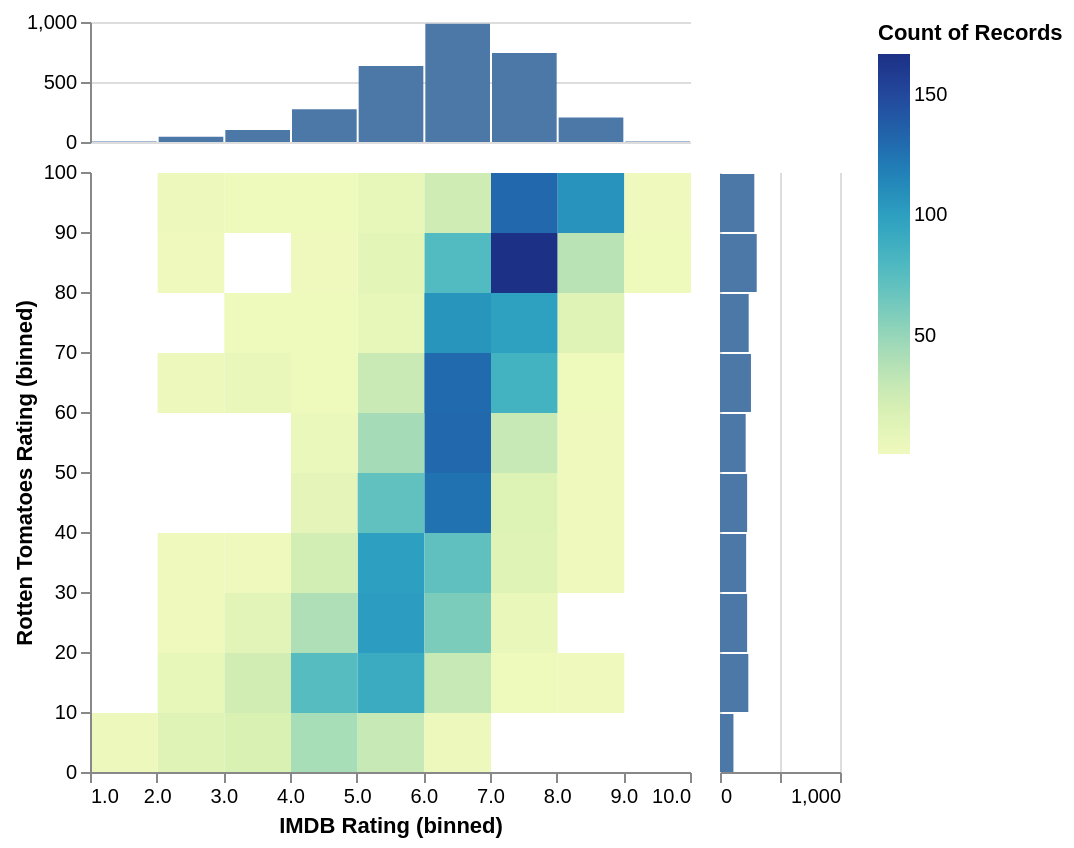

Describe this chart as a Vega-Lite specification.
### Vega-Lite specification from a JSON file in a GitHub repository (floating-point values rounded to 4 significant figures; data arrays with more than 128 entries replaced by an {"elided": "..."} marker saying what was removed)
{"$schema": "https://vega.github.io/schema/vega-lite/v4.json", "data": {"values": {"elided": "3201 records"}}, "spacing": 15, "bounds": "flush", "vconcat": [{"mark": "bar", "height": 60, "encoding": {"x": {"bin": true, "field": "IMDB Rating", "axis": null}, "y": {"aggregate": "count", "scale": {"domain": [0, 1000]}, "title": ""}}}, {"spacing": 15, "bounds": "flush", "hconcat": [{"mark": "rect", "encoding": {"x": {"bin": true, "field": "IMDB Rating"}, "y": {"bin": true, "field": "Rotten Tomatoes Rating"}, "color": {"aggregate": "count"}}}, {"mark": "bar", "width": 60, "encoding": {"y": {"bin": true, "field": "Rotten Tomatoes Rating", "axis": null}, "x": {"aggregate": "count", "scale": {"domain": [0, 1000]}, "title": ""}}}]}], "config": {"view": {"stroke": "transparent"}}}
